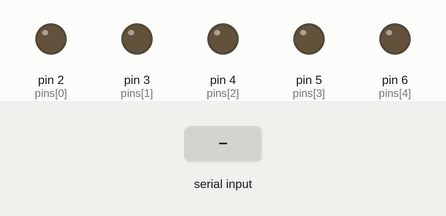
The sketch below on a simulated Arduino Uno, built with avr-gcc and run on an emulated ATmega328P. Shown: output pins drawn as LEDs (lit = HIGH). The test bench sets the inputs (shaded band).

Above: at 1.2 s.
1.3 s: "90,45\n" received over Serial
At 1.8 s:
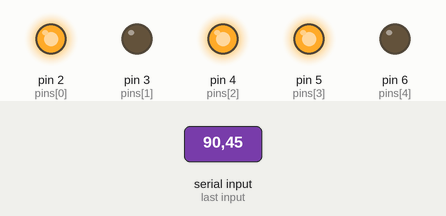
3.8 s: "30,150\n" received over Serial
At 4.6 s:
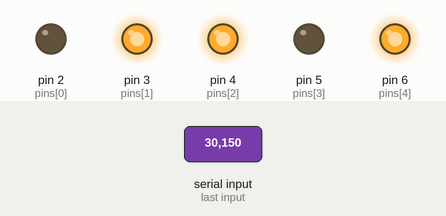
6.3 s: "5\n" received over Serial
At 6.8 s:
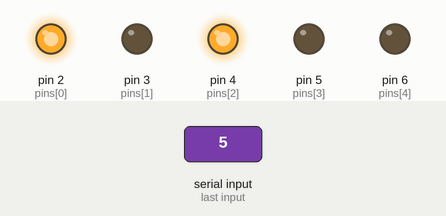
8.7 s: "200\n" received over Serial
At 9.4 s:
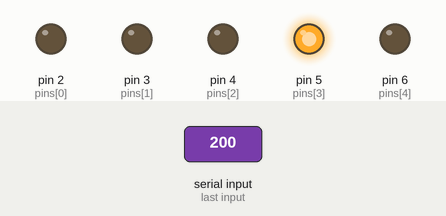
Timing chart, 0 to 11.7 s (numbered marks = the images above; inputs shaded):
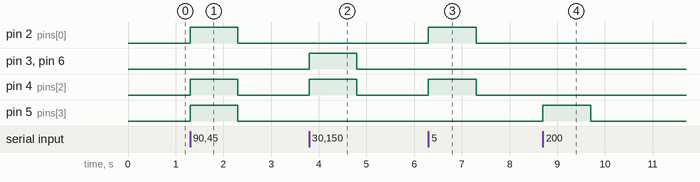

Measured:
- after the input at 1.3 s, pin 2 (pins[0]), pin 4 (pins[2]), pin 5 (pins[3]): LOW → HIGH at once, → LOW 1.0 s later
- after the input at 3.8 s, pin 3 (pins[1]), pin 4 (pins[2]), pin 6 (pins[4]): LOW → HIGH at once, → LOW 1.0 s later
- after the input at 6.3 s, pin 2 (pins[0]), pin 4 (pins[2]): LOW → HIGH at once, → LOW 1.0 s later
- after the input at 8.7 s, pin 5 (pins[3]): LOW → HIGH at once, → LOW 1.0 s later

The sketch:

gesture_led.ino
```cpp
// Gesture Controlled LED Blinking
// Receives finger data from Python via Serial

const int pins[5] = {2, 3, 4, 5, 6};
// index, middle, ring, pinky, thumb

void setup() {
  Serial.begin(115200);

  // Set LED pins as output
  for (int i = 0; i < 5; i++) {
    pinMode(pins[i], OUTPUT);
    digitalWrite(pins[i], LOW);
  }
}

void loop() {

  if (Serial.available()) {

    int mask = Serial.parseInt();
    // Python sends numbers like 0–31

    for (int i = 0; i < 5; i++) {

      if (mask & (1 << i)) {
        digitalWrite(pins[i], HIGH);   // LED ON
      }
      else {
        digitalWrite(pins[i], LOW);    // LED OFF
      }

    }
  }

}
```
